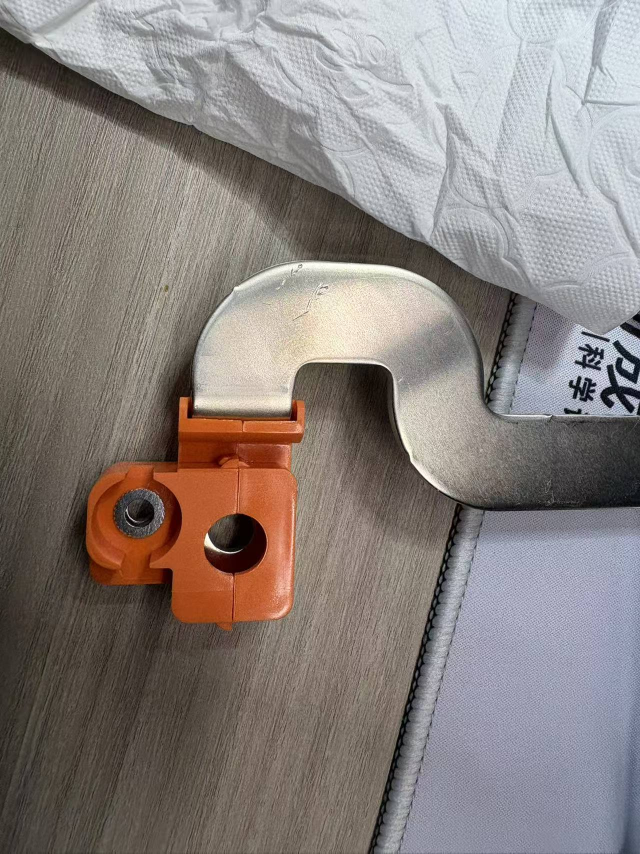
#> input picture projects/metal/samples/0dc4dbe25b5fdcecce647cb3247c22ae.jpg, 1280 x 1707 px, given in place of the camera (shown at 1/2 size)
$ python focus_meter.py   (older library calls are emulated)
#> lines starting #> are read from the running program, lines starting #| are printed output that depends on the picture; after the words box and inside, x2 and y2 are one past the last pixel; in counts of white or black regions, pixels touching at a corner belong together; long printed decimals are rounded
"""USB 相机清晰度对照：在同一目标、固定光照下记录不同距离的分数。

分数是局部纹理高频能量，不是焦距、对焦距离或画质的绝对测量。
物体大小、纹理、噪声、曝光和运动也影响分数，因此不能只看最大值。
"""
if __package__ in (None, ''):
    import sys
    from pathlib import Path
    sys.path.insert(0, str(Path(__file__).resolve().parents[2]))

import argparse
from collections import deque
import json
from pathlib import Path
import sys
from time import time_ns

import cv2
import numpy as np


def measure(frame):
    """只读相机原图中心区域，不做增强/锐化/算子平滑。"""
    if not isinstance(frame, np.ndarray) or frame.dtype != np.uint8 or frame.ndim != 3 or frame.shape[2] != 3 or min(frame.shape[:2]) < 96:
        raise ValueError('Expected uint8 BGR frame, dimensions >=96')
    h, w = frame.shape[:2]
    rw, rh = min(640, w), min(480, h)
    x, y = (w-rw)//2, (h-rh)//2
    crop = frame[y:y+rh, x:x+rw]
    gray = cv2.cvtColor(crop, cv2.COLOR_BGR2GRAY)
    # Laplacian 方差：高频变化越多通常越高，噪声同样会抬高它。
    laplacian = float(cv2.Laplacian(gray, cv2.CV_64F).var())
    gx = cv2.Sobel(gray, cv2.CV_64F, 1, 0, ksize=3)
    gy = cv2.Sobel(gray, cv2.CV_64F, 0, 1, ksize=3)
    gradient = float(np.mean(gx*gx+gy*gy))
    return crop, {'laplacian': laplacian, 'gradient_energy': gradient,
                  'mean_brightness': float(gray.mean()),
                  'clipped_fraction': float(np.mean((gray <= 2) | (gray >= 253))),
                  'roi_xywh': [x, y, rw, rh]}


def draw(frame, crop, stats, records, count):
    canvas = np.full((800, 1100, 3), 24, np.uint8)
    # ROI 不缩小，左侧直接复制原始像素，方便观察文字是否真的清楚。
    h, w = crop.shape[:2]
    canvas[75:75+h, 10:10+w] = crop
    scale = min(420/frame.shape[1], 300/frame.shape[0])
    overview = cv2.resize(frame, (round(frame.shape[1]*scale), round(frame.shape[0]*scale)))
    # 概览缩放不参与评分；框表示左侧显示的区域。
    x, y, rw, rh = stats['roi_xywh']
    cv2.rectangle(overview, (round(x*scale), round(y*scale)), (round((x+rw)*scale), round((y+rh)*scale)), (0, 255, 255), 1)
    canvas[75:75+overview.shape[0], 670:670+overview.shape[1]] = overview
    texts = [(10, 30, 'Focus comparison | Left: original pixels | Right: whole scene'),
             (10, 59, f'Captured {frame.shape[1]}x{frame.shape[0]} | samples: {count}'),
             (10, 590, f'Laplacian median: {stats["laplacian"]:.1f}'),
             (10, 622, f'Gradient energy median: {stats["gradient_energy"]:.1f}'),
             (10, 654, f'Brightness: {stats["mean_brightness"]:.1f} | clipped: {stats["clipped_fraction"]*100:.1f}%'),
             (10, 695, 'B: record current position + PNG | C: clear current history | Q: quit'),
             (10, 726, 'Same printed target, steady camera, same light; wait 1 second after moving.'),
             (10, 757, 'Scores depend on texture/scale/noise too. No universal sharpness threshold.')]
    for i, record in enumerate(records[-8:]):
        texts.append((675, 405+i*30, f'#{record["sample"]}: L={record["laplacian"]:.1f} G={record["gradient_energy"]:.1f}'))
    for x, y, text in texts:
        cv2.putText(canvas, text, (x, y), cv2.FONT_HERSHEY_SIMPLEX, .5, (240, 240, 240), 1)
    return canvas


def main():
    parser = argparse.ArgumentParser(description=__doc__)
    parser.add_argument('--camera', type=int, default=1)
    parser.add_argument('--width', type=int, default=1920)
    parser.add_argument('--height', type=int, default=1080)
    parser.add_argument('--frames', type=int, default=0)
    parser.add_argument('--headless', action='store_true')
    parser.add_argument('--output', type=Path, default=Path(__file__).resolve().parents[1]/'output/camera/focus')
    args = parser.parse_args()
    if args.camera < 0 or args.frames < 0 or min(args.width, args.height) < 96: parser.error('Invalid camera, dimensions or frame count')
    cap = cv2.VideoCapture(args.camera, cv2.CAP_AVFOUNDATION if sys.platform == 'darwin' else cv2.CAP_ANY)
    history, records, count = deque(maxlen=15), [], 0
    title = 'Operator Lab | Focus comparison'
    session = str(time_ns())
    last_capture_shape, last_stats = None, None
    try:
        if not cap.isOpened(): raise RuntimeError('Cannot open camera; close other preview windows')
        cap.set(cv2.CAP_PROP_FRAME_WIDTH, args.width)
        cap.set(cv2.CAP_PROP_FRAME_HEIGHT, args.height)
        if not args.headless:
            cv2.namedWindow(title, cv2.WINDOW_NORMAL)
            cv2.resizeWindow(title, 1100, 800)
        while not args.frames or count < args.frames:
            ok, frame = cap.read()
#> frame is the input picture: shape (1707, 1280, 3); mean B, G, R 126.3, 129.7, 137.9
            if not ok or frame is None: raise RuntimeError('No camera frame received')
            last_capture_shape = list(frame.shape)
            crop, raw = measure(frame)
#> in measure, `crop = frame[y:y+rh, x:x+rw]`:
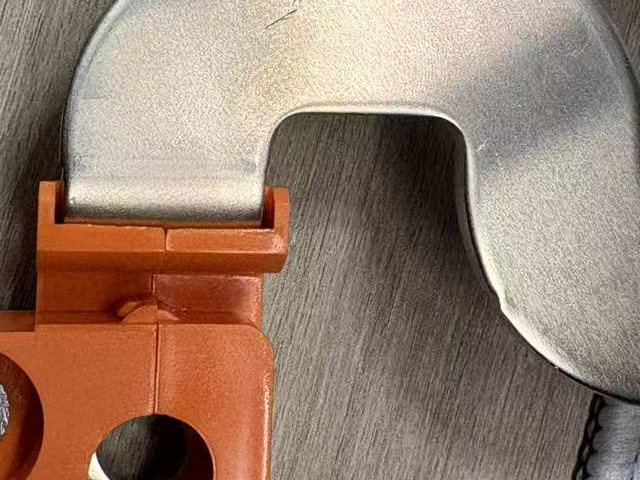
#> crop: shape (480, 640, 3); mean B, G, R 109.1, 125, 150.6
#> in measure, `gray = cv2.cvtColor(crop, cv2.COLOR_BGR2GRAY)`:
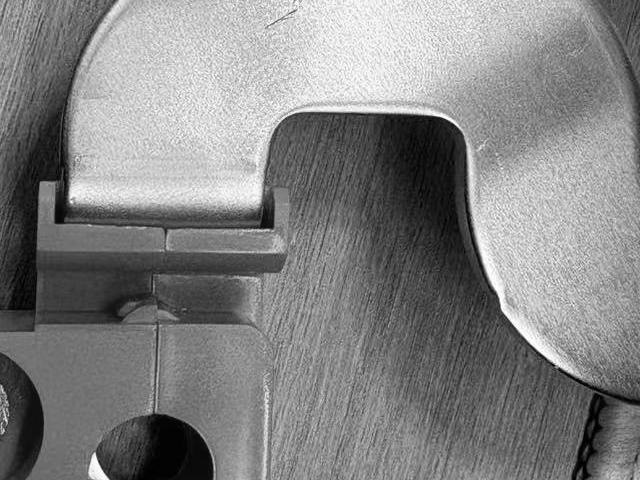
#> gray: shape (480, 640); min 0, max 254, mean 130.9
#> in measure, `laplacian = float(cv2.Laplacian(gray, cv2.CV_64F).var())`: laplacian = 1174.7
#> in measure, `gx = cv2.Sobel(gray, cv2.CV_64F, 1, 0, ksize=3)`:
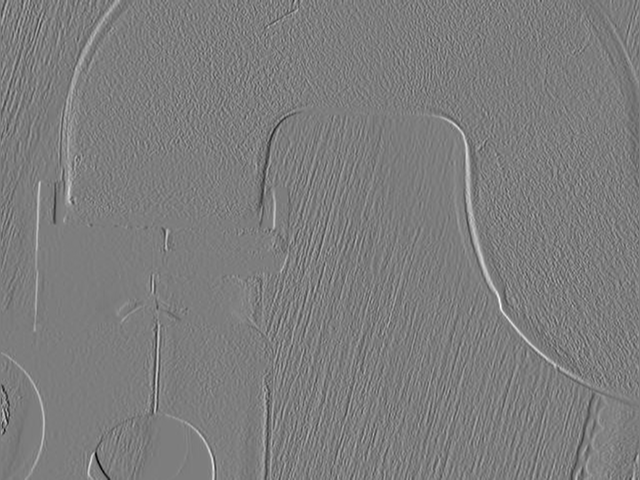
#> gx: shape (480, 640) float64; min -785, max 810, mean 0.1; drawn with min black and max white
#> in measure, `gy = cv2.Sobel(gray, cv2.CV_64F, 0, 1, ksize=3)`:
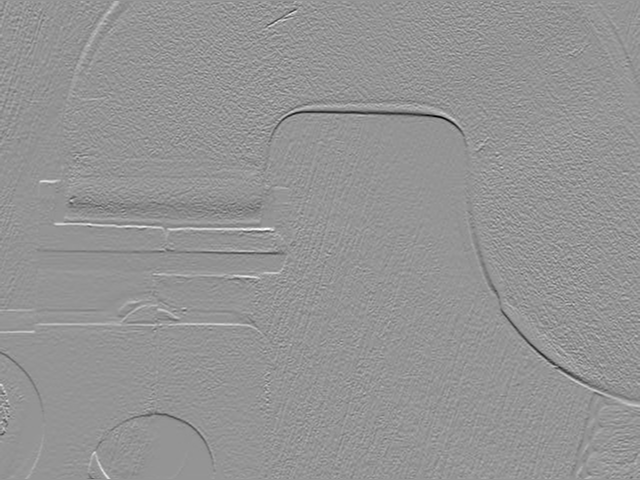
#> gy: shape (480, 640) float64; min -868, max 623, mean -1.2; drawn with min black and max white
#> in measure, `gradient = float(np.mean(gx*gx+gy*gy))`: gradient = 9650.8
#> raw = {'laplacian': 1174.7, 'gradient_energy': 9650.8, 'mean_brightness': 130.9, 'clipped_fraction': 0.00199, 'roi_xywh': [320, 613, 640, 480]}
            history.append(raw)
            stats = dict(raw)
#> stats has the same summary as raw
            for key in ('laplacian', 'gradient_energy', 'mean_brightness', 'clipped_fraction'):
                stats[key] = float(np.median([s[key] for s in history]))
            last_stats, count = stats, count+1
#> last_stats has the same summary as raw; count = 1
            if count == 1 or args.headless:
                print(json.dumps({'frame': count, 'capture_shape': last_capture_shape, 'stats': stats}), flush=True)
#| {"frame": 1, "capture_shape": [1707, 1280, 3], "stats": {"laplacian": 1174.739, "gradient_energy": 9650.751, "mean_brightness": 130.883, "clipped_fraction": 0.001989, "roi_xywh": [320, 613, 640, 480]}}
            if args.headless: continue
            cv2.imshow(title, draw(frame, crop, stats, records, count))
#> in draw, `x, y, rw, rh = stats['roi_xywh']`: x = 320; y = 613; rw = 640; rh = 480
#> in draw, `cv2.rectangle(overview, (round(x*scale), round(y*scale)), (round((x+rw..`:
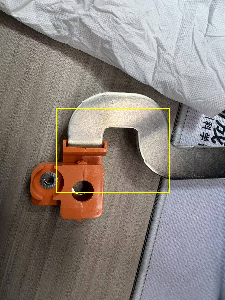
#> overview: shape (300, 225, 3); mean B, G, R 125.5, 130.4, 138.4
#> in draw, `canvas[75:75+overview.shape[0], 670:670+overview.shape[1]] = overview`:
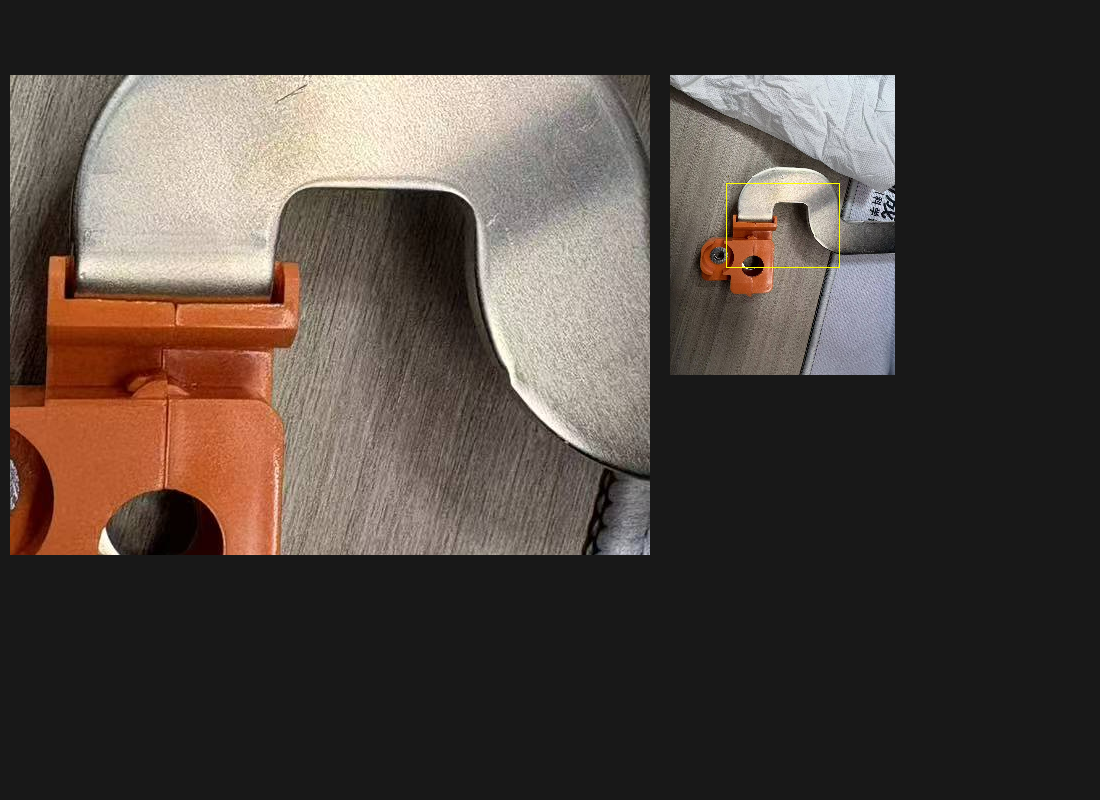
#> canvas: shape (800, 1100, 3); mean B, G, R 61.5, 67.4, 77
#> after the loop in draw, `for i, record in enumerate(records[-8:]):`: texts = 8 items
#> the loop in draw, `for x, y, text in texts:` made 8 passes
#> y on passes 1, 6, 7, 8: 30, 695, 726, 757
#> after the loop in draw, `for x, y, text in texts:`:
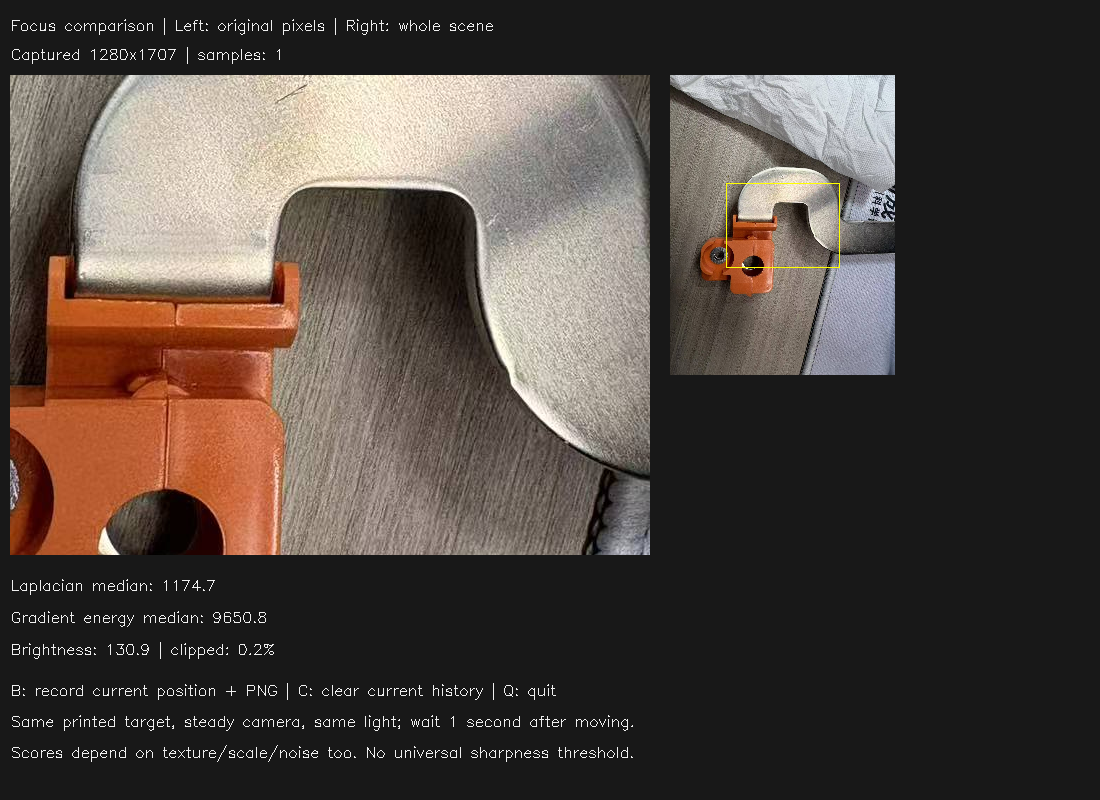
#> canvas: shape (800, 1100, 3); 0.74% of pixels changed, all inside (x1, y1, x2, y2) = (12, 18, 633, 762)
            key = cv2.waitKey(1) & 255
#> (key q is pressed here)
            if count == 1: print('PREVIEW: visible='+str(cv2.getWindowProperty(title, cv2.WND_PROP_VISIBLE)), flush=True)
#| PREVIEW: visible=1
            if key in (27, ord('q'), ord('Q')) or cv2.getWindowProperty(title, cv2.WND_PROP_VISIBLE) < 1: break
            if key in (ord('c'), ord('C')):
                # 清空当前评分历史，但保留已有样本与照片，以便继续比较。
                history.clear()
            if key in (ord('b'), ord('B')):
                # B 前自动清空旧滑动分数没有意义，用户移动后应等待统计窗口更新。
                args.output.mkdir(parents=True, exist_ok=True)
                path = args.output/f'{session}_sample_{len(records)+1}.png'
                if not cv2.imwrite(str(path), frame): raise IOError('Cannot save original frame')
                record = dict(stats, sample=len(records)+1, image=str(path), history_frames=len(history), frame_metrics=raw)
                records.append(record)
                print('RECORDED: '+json.dumps(record), flush=True)
                history.clear()
    finally:
        cap.release()
        if not args.headless: cv2.destroyAllWindows()
    args.output.mkdir(parents=True, exist_ok=True)
    report = {'session': session, 'camera': args.camera, 'capture_shape': last_capture_shape,
              'frames': count, 'last_stats': last_stats, 'records': records,
              'scope': 'Relative local texture sharpness; median of up to 15 frames. Not focal length, working distance, focus motor position, or calibrated image quality.'}
    path = args.output/f'{session}_report.json'
    path.write_text(json.dumps(report, indent=2)+'\n')
    print('REPORT: '+str(path), flush=True)


if __name__ == '__main__': main()

$ run again, on projects/metal/samples/0f340af86027e885229dd7c6d0211c5a.jpg
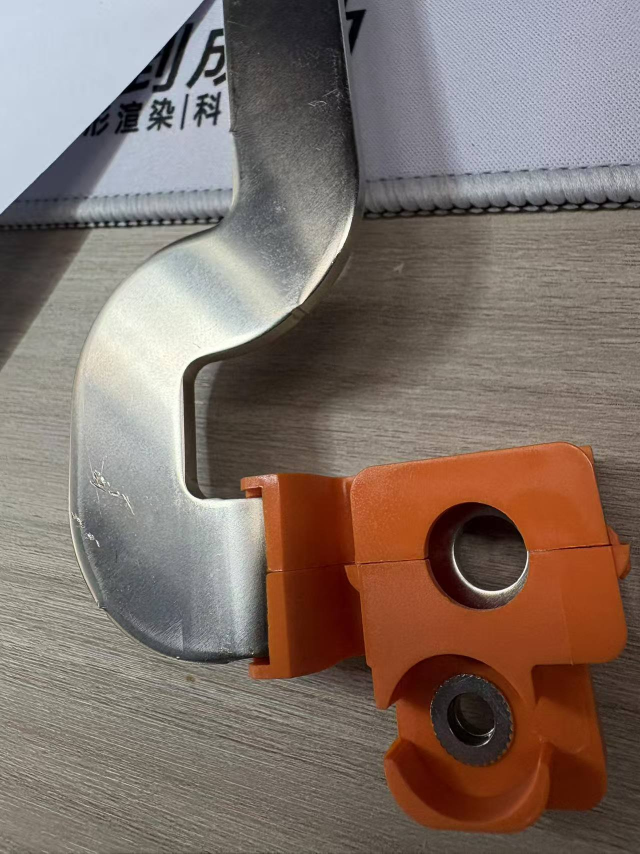
#> input picture projects/metal/samples/0f340af86027e885229dd7c6d0211c5a.jpg, 1280 x 1707 px, given in place of the camera (shown at 1/2 size)
#> in main, frame is the input picture: shape (1707, 1280, 3); mean B, G, R 105.1, 113.1, 128.7
#> laplacian = 123.7
#> in measure, `gy = cv2.Sobel(gray, cv2.CV_64F, 0, 1, ksize=3)`:
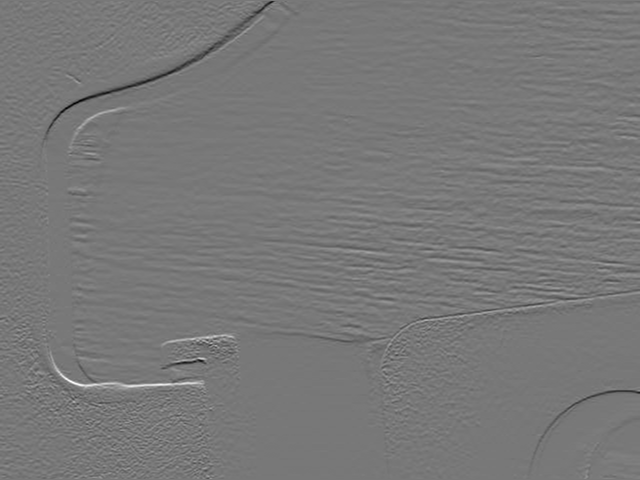
#> gy: shape (480, 640) float64; min -621, max 693, mean -0.5; drawn with min black and max white
#> gradient = 2933.6
#> raw = {'laplacian': 123.7, 'gradient_energy': 2933.6, 'mean_brightness': 108.2, 'clipped_fraction': 0.00338, 'roi_xywh': [320, 613, 640, 480]}
#> stats has the same summary as raw
#> last_stats has the same summary as raw; count = 1
#| {"frame": 1, "capture_shape": [1707, 1280, 3], "stats": {"laplacian": 123.692, "gradient_energy": 2933.644, "mean_brightness": 108.248, "clipped_fraction": 0.003376, "roi_xywh": [320, 613, 640, 480]}}
#> in draw, `x, y, rw, rh = stats['roi_xywh']`: x = 320; y = 613; rw = 640; rh = 480
#> after the loop in draw, `for i, record in enumerate(records[-8:]):`: texts = 8 items
#> the loop in draw, `for x, y, text in texts:` made 8 passes
#> y on passes 1, 6, 7, 8: 30, 695, 726, 757
#> after the loop in draw, `for x, y, text in texts:`:
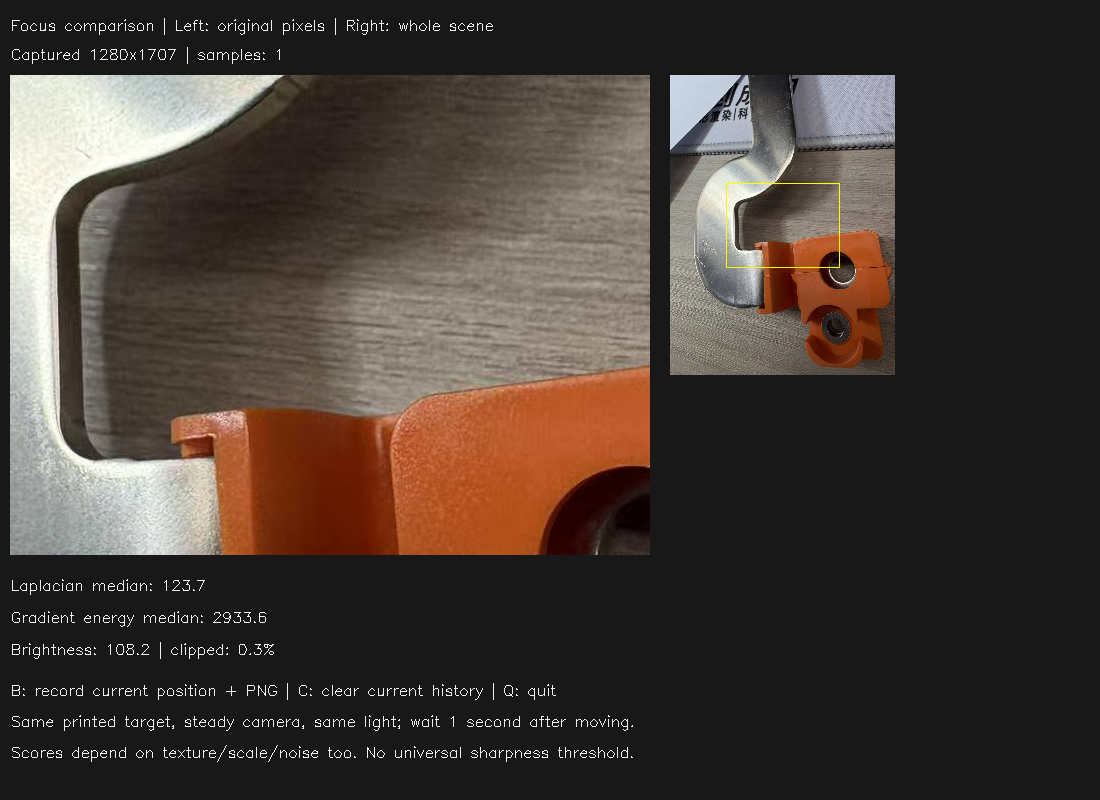
#> canvas: shape (800, 1100, 3); mean B, G, R 53.9, 60, 69.4
#| PREVIEW: visible=1
